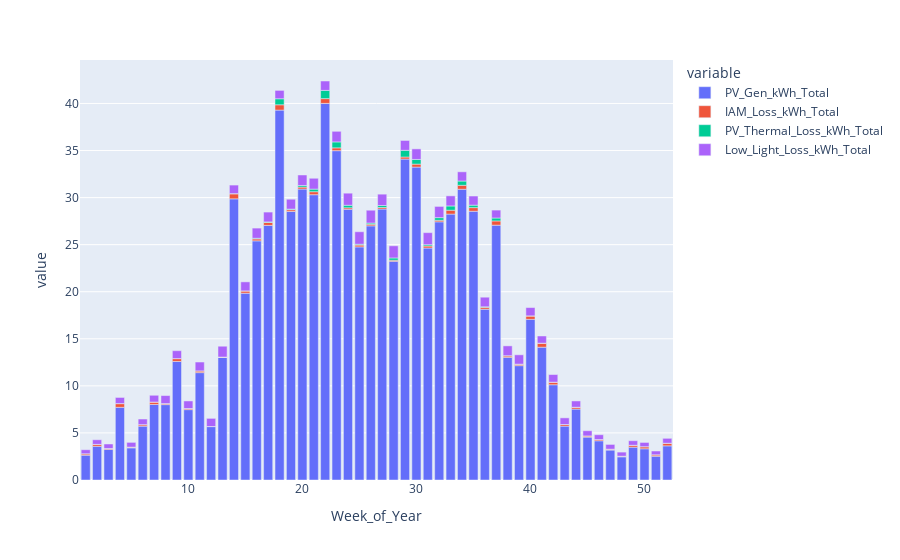

Notebook code for this chart:
### Code cell
px.bar(pv_model.grouped.weekly[["PV_Gen_kWh_Total", "IAM_Loss_kWh_Total", "PV_Thermal_Loss_kWh_Total", "Low_Light_Loss_kWh_Total"]])

### Figure 1 — Plotly figure (JSON) as saved in the notebook; plotly's stock layout.template omitted (floating-point values rounded to 4 significant figures)
{"data": [{"alignmentgroup": "True", "hovertemplate": "variable=PV_Gen_kWh_Total<br>Week_of_Year=%{x}<br>value=%{y}<extra></extra>", "legendgroup": "PV_Gen_kWh_Total", "marker": {"color": "#636efa", "pattern": {"shape": ""}}, "name": "PV_Gen_kWh_Total", "offsetgroup": "PV_Gen_kWh_Total", "orientation": "v", "showlegend": true, "textposition": "auto", "type": "bar", "x": [1, 2, 3, 4, 5, 6, 7, 8, 9, 10, 11, 12, 13, 14, 15, 16, 17, 18, 19, 20, 21, 22, 23, 24, 25, 26, 27, 28, 29, 30, 31, 32, 33, 34, 35, 36, 37, 38, 39, 40, 41, 42, 43, 44, 45, 46, 47, 48, 49, 50, 51, 52], "xaxis": "x", "y": [2.637, 3.584, 3.25, 7.723, 3.416, 5.723, 8.024, 8.008, 12.6, 7.477, 11.41, 5.672, 13.01, 29.87, 19.85, 25.41, 27.05, 39.3, 28.52, 30.91, 30.31, 40.01, 34.98, 28.76, 24.76, 27.0, 28.79, 23.23, 34.09, 33.24, 24.64, 27.43, 28.25, 30.89, 28.55, 18.14, 27.07, 13.03, 12.15, 17.07, 14.11, 10.12, 5.726, 7.537, 4.557, 4.166, 3.181, 2.464, 3.49, 3.318, 2.527, 3.63], "yaxis": "y"}, {"alignmentgroup": "True", "hovertemplate": "variable=IAM_Loss_kWh_Total<br>Week_of_Year=%{x}<br>value=%{y}<extra></extra>", "legendgroup": "IAM_Loss_kWh_Total", "marker": {"color": "#EF553B", "pattern": {"shape": ""}}, "name": "IAM_Loss_kWh_Total", "offsetgroup": "IAM_Loss_kWh_Total", "orientation": "v", "showlegend": true, "textposition": "auto", "type": "bar", "x": [1, 2, 3, 4, 5, 6, 7, 8, 9, 10, 11, 12, 13, 14, 15, 16, 17, 18, 19, 20, 21, 22, 23, 24, 25, 26, 27, 28, 29, 30, 31, 32, 33, 34, 35, 36, 37, 38, 39, 40, 41, 42, 43, 44, 45, 46, 47, 48, 49, 50, 51, 52], "xaxis": "x", "y": [0.149, 0.202, 0.098, 0.395, 0.079, 0.155, 0.258, 0.11, 0.303, 0.117, 0.183, 0.011, 0.048, 0.533, 0.234, 0.205, 0.312, 0.565, 0.188, 0.21, 0.319, 0.508, 0.3, 0.157, 0.195, 0.168, 0.163, 0.117, 0.223, 0.319, 0.213, 0.161, 0.415, 0.418, 0.383, 0.206, 0.448, 0.155, 0.155, 0.354, 0.429, 0.275, 0.169, 0.194, 0.124, 0.131, 0.094, 0.064, 0.202, 0.219, 0.149, 0.278], "yaxis": "y"}, {"alignmentgroup": "True", "hovertemplate": "variable=PV_Thermal_Loss_kWh_Total<br>Week_of_Year=%{x}<br>value=%{y}<extra></extra>", "legendgroup": "PV_Thermal_Loss_kWh_Total", "marker": {"color": "#00cc96", "pattern": {"shape": ""}}, "name": "PV_Thermal_Loss_kWh_Total", "offsetgroup": "PV_Thermal_Loss_kWh_Total", "orientation": "v", "showlegend": true, "textposition": "auto", "type": "bar", "x": [1, 2, 3, 4, 5, 6, 7, 8, 9, 10, 11, 12, 13, 14, 15, 16, 17, 18, 19, 20, 21, 22, 23, 24, 25, 26, 27, 28, 29, 30, 31, 32, 33, 34, 35, 36, 37, 38, 39, 40, 41, 42, 43, 44, 45, 46, 47, 48, 49, 50, 51, 52], "xaxis": "x", "y": [0, 0, 0, 0, 0, 0, 0, 0, 0, 0, 0, 0, 0, 0.02, 0.009, 0.069, 0.059, 0.639, 0.068, 0.169, 0.275, 0.874, 0.629, 0.269, 0.089, 0.128, 0.208, 0.242, 0.71, 0.495, 0.14, 0.283, 0.452, 0.455, 0.262, 0.048, 0.311, 0.019, 0.006, 0.018, 0.001, 0, 0, 0, 0, 0, 0, 0, 0, 0, 0, 0], "yaxis": "y"}, {"alignmentgroup": "True", "hovertemplate": "variable=Low_Light_Loss_kWh_Total<br>Week_of_Year=%{x}<br>value=%{y}<extra></extra>", "legendgroup": "Low_Light_Loss_kWh_Total", "marker": {"color": "#ab63fa", "pattern": {"shape": ""}}, "name": "Low_Light_Loss_kWh_Total", "offsetgroup": "Low_Light_Loss_kWh_Total", "orientation": "v", "showlegend": true, "textposition": "auto", "type": "bar", "x": [1, 2, 3, 4, 5, 6, 7, 8, 9, 10, 11, 12, 13, 14, 15, 16, 17, 18, 19, 20, 21, 22, 23, 24, 25, 26, 27, 28, 29, 30, 31, 32, 33, 34, 35, 36, 37, 38, 39, 40, 41, 42, 43, 44, 45, 46, 47, 48, 49, 50, 51, 52], "xaxis": "x", "y": [0.43, 0.489, 0.477, 0.651, 0.502, 0.6, 0.718, 0.852, 0.839, 0.803, 0.942, 0.864, 1.151, 0.909, 0.96, 1.08, 1.045, 0.89, 1.051, 1.116, 1.154, 0.997, 1.129, 1.283, 1.326, 1.363, 1.206, 1.292, 1.047, 1.123, 1.281, 1.191, 1.074, 0.979, 0.969, 1.022, 0.841, 1.046, 0.992, 0.88, 0.762, 0.811, 0.707, 0.668, 0.553, 0.514, 0.504, 0.436, 0.482, 0.453, 0.405, 0.52], "yaxis": "y"}], "layout": {"barmode": "relative", "legend": {"title": {"text": "variable"}, "tracegroupgap": 0}, "margin": {"t": 60}, "xaxis": {"anchor": "y", "domain": [0, 1], "title": {"text": "Week_of_Year"}}, "yaxis": {"anchor": "x", "domain": [0, 1], "title": {"text": "value"}}}}
